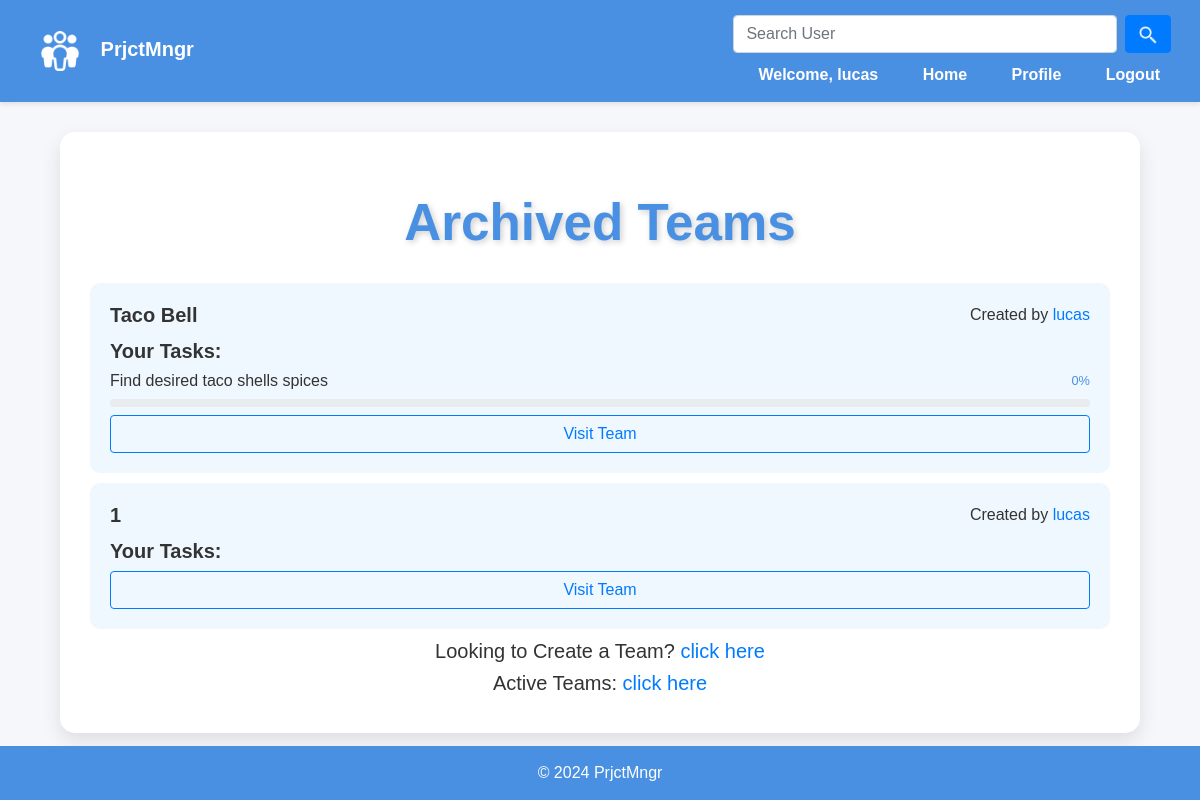
Screenshot of /archive (signed in) with the database file from the repository.
### team/models.py (models this page shows)
class User(AbstractUser):
    friends = models.ManyToManyField('self', related_name='friends', blank=True)
    bio = models.TextField()

class Team(models.Model):
    name = models.CharField(max_length=50, unique=True)
    creator = models.ForeignKey(User, on_delete=models.CASCADE, related_name='teams_created',null=True)
    members = models.ManyToManyField('User', related_name='teams', blank=True)
    description = models.TextField(blank=True,default='')
    archived = models.BooleanField(default=False)
    admins = models.ManyToManyField('User', related_name='admins', blank=True)

class Task(models.Model):
    name = models.CharField(max_length=120,default='')
    completed = models.BooleanField(default=False)
    assigned_to = models.ForeignKey('User', on_delete=models.CASCADE, related_name='assigned_tasks')
    deadline = models.DateTimeField()
    priority = models.IntegerField(default=0)
    progress = models.IntegerField(default=0)
    progress_description = models.TextField()
    description = models.TextField(default='',)
    team=models.ForeignKey('Team', on_delete=models.CASCADE, related_name='tasks',default=None)

### team/views.py (the view)
# urls.py: path('archive', views.archive, name='archive'),
def archive(request,team_name=""):
    if request.method == "POST":
        team = Team.objects.get(name=team_name)
        team.archived = True
        team.save()
        return HttpResponseRedirect(reverse("index"))
    else:
        teams = Team.objects.filter(archived=True,members=request.user)
        tasks = Task.objects.filter(assigned_to=request.user)
        return render(request,"archived.html",{
            "teams": teams,
            "tasks": tasks
        })

### team/templates/archived.html (shortened to what this page needs)
{% extends "layout.html" %}
{% block body %}
    <h1>Archived Teams</h1>
    {% if teams %}
        {% for team in teams %}
            <div class="card-body" style="background: #f0f8ff; border-radius: 10px;margin-bottom: 10px;">
                <div class="d-flex justify-content-between">
                    <h5 style ="font-weight: bold" class="card-title">{{ team.name }}</h5>
                    <p class="card-text">Created by <a href ="{% url 'profile' team.creator.username %}">{{ team.creator }}</a> </p>
                </div>
                <h5 style ="font-weight: bold" > Your Tasks:</h5>
                {% for task in tasks %}
                    {% if task.team == team %}
                        <div class="task-item mb-2">
                            <div class="d-flex justify-content-between">
                                <h6 >{{ task.name }}</h6>
                                <small style="color: #4a90e2;">{{ task.progress }}%</small>
                            </div>
                            <div class="progress" style="height: 8px; border-radius: 5px;">
                            </div>
                        </div>
                    {% endif %}
                {% endfor %}
                <form action="team/{{ team.name }}" style="text-align: center">
                    <input style="width:100%;" type="submit" class="btn btn-outline-primary" value="Visit Team">
                </form>
            </div>
        {% endfor %}
    {% else %}
        <h3 style="text-align: center;margin-top:40px" >Look's Like There's Nothing here.</h3>
    {% endif %}
            <h5 style="text-align: center">Looking to Create a Team? <a href ="create_team" > click here</a></h5>
            <h5 style="text-align: center">Active Teams: <a href ="/" > click here</a></h5>
{% endblock %}

### team/templates/layout.html (shortened to what this page needs)
{% load static %}
<!DOCTYPE html>
<html lang="en">
<head>
    <link rel="stylesheet" href="https://cdn.jsdelivr.net/npm/bootstrap@4.4.1/dist/css/bootstrap.min.css">
</head>
<body>
    <nav class="navbar navbar-expand-lg">
        <a class="navbar-brand" href="{% url 'index' %}">
            <img src="{% static 'appLogo.png' %}" alt="PrjtMngr Logo">
            PrjctMngr
        </a>
        <div class="ml-auto">
            {% if user.is_authenticated %}
                <form method="POST" action="{% url 'search' %}">
                    <div class="form-row" style="margin-bottom: 10px">
                        <input required id="search_bar" name="search_term" class="form-control mr-sm-2" style="width:85%" type="search" placeholder="Search User"  aria-label="Search">
                        <button class="btn btn-primary" type="submit"><img style="height:20px;pointer-events:none" src="{% static 'searchLogo.png' %}"></button>
                    </div>
                </form>
                <a>Welcome, {{ user.username }}</a>
                <a href="{% url 'index' %}">Home</a>
                <a href="{% url 'profile' user.username %}" >Profile</a>
                <a href="{% url 'logout' %}">Logout</a>
            {% else %}
                <a class="links" href="{% url 'login' %}">Login</a>
                <a class="links" href="{% url 'register' %}">Register</a>
            {% endif %}
        </div>
    </nav>
    <div class="content-container">
        {% block body %}
        {% endblock %}
    </div>
    <footer>
        © 2024 PrjctMngr
    </footer>
</body>
</html>

### team/templates/layout.html (style rules this page uses)
body { font-family: 'Arial', sans-serif; background-color: #f5f7fa; color: #333; margin: 0; padding: 0; }
.navbar { background-color: #4a90e2; padding: 15px 20px; box-shadow: 0 2px 5px rgba(0, 0, 0, 0.1); }
.navbar-brand img { height: 40px; margin-right: 15px; }
.navbar a { color: #fff; margin: 0 20px; text-decoration: none; font-weight: bold; transition: color 0.3s ease; }
h1 { text-align: center; color: #4a90e2; font-size: 3.2rem; margin: 30px 0; font-weight: 700; text-shadow: 2px 2px 6px rgba(0, 0, 0, 0.2); }
.content-container { padding: 30px; background-color: #fff; border-radius: 15px; box-shadow: 0 8px 20px rgba(0, 0, 0, 0.1); margin: 30px auto; max-width: 90%; transition: box-shadow 0.3s ease-in-out; }
footer { background-color: #4a90e2; color: #fff; text-align: center; padding: 15px 0; position: fixed; bottom: 0; width: 100%; font-size: 1rem; }

### rows the page displays
User: username "lucas"
Team: name "Taco Bell", creator "lucas"
Task: name "Find desired taco shells spices", progress "0"
Team: name "1", creator "lucas"
